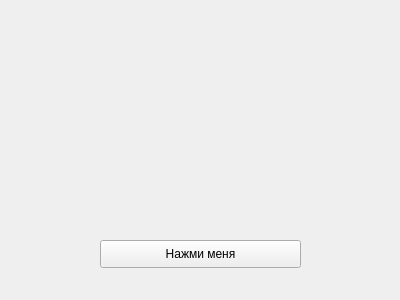
<?xml version="1.0" encoding="UTF-8"?>
<ui version="4.0">
 <class>Form</class>
 <widget class="QWidget" name="Form">
  <property name="geometry">
   <rect>
    <x>0</x>
    <y>0</y>
    <width>400</width>
    <height>300</height>
   </rect>
  </property>
  <property name="windowTitle">
   <string>Form</string>
  </property>
  <widget class="QPushButton" name="pushButton">
   <property name="geometry">
    <rect>
     <x>100</x>
     <y>240</y>
     <width>201</width>
     <height>28</height>
    </rect>
   </property>
   <property name="text">
    <string>Нажми меня</string>
   </property>
  </widget>
 </widget>
 <resources/>
 <connections/>
</ui>
